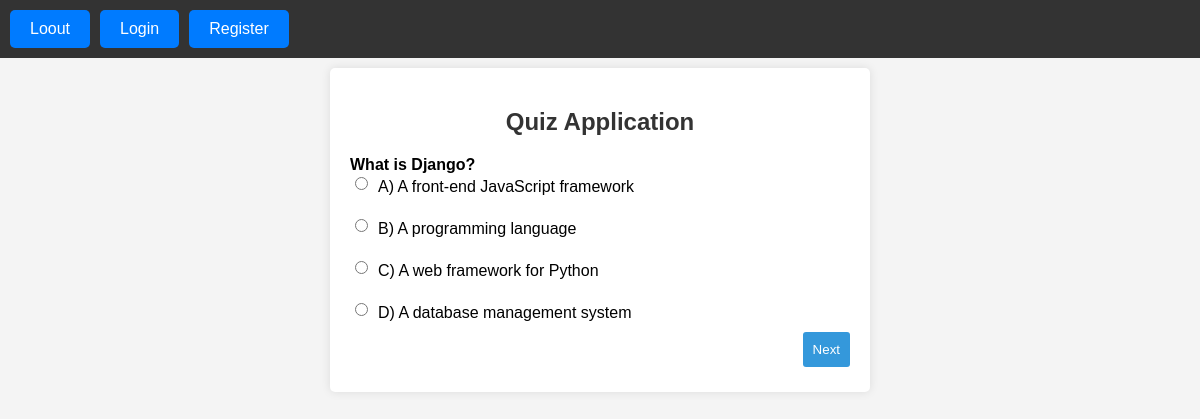
The app's page /quiz/ (signed in) with its own data.
### quiz/models.py (models this page shows, shortened)
class QuizQuestion(models.Model):
    question_text = models.CharField(max_length=255)
    option_a = models.CharField(max_length=100)
    option_b = models.CharField(max_length=100)
    option_c = models.CharField(max_length=100)
    option_d = models.CharField(max_length=100)
    correct_option = models.CharField(max_length=1, choices=[('A', 'A'), ('B', 'B'), ('C', 'C'),('D', 'D')])

### quiz/views.py (the view, shortened to what this page needs)
# urls.py: path('quiz/', QuizPageView.as_view(), name='quiz_page'),
class QuizPageView(View):
    template_name = 'quiz/quiz_page.html'
    def get(self, request, *args, **kwargs):
        questions = QuizQuestion.objects.all()
        return render(request, self.template_name, {'questions': questions})

### templates/quiz/quiz_page.html (shortened to what this page needs)
{% extends 'base.html' %}
{% block content %}
  <div class="container-narrow">
    <h2>Quiz Application</h2>
    <form method="post" id="quiz-form">
      {% for question in questions %}
        <div class="input-group" {% if forloop.first %}style="display: block;"{% else %}style="display: none;"{% endif %}>
          <strong>{{ question.question_text }}</strong><br>
          <div class="options-container">
            <div class="option">
              <input type="radio" id="option_a_{{ question.id }}" name="question_{{ question.id }}" value="A">
              <label for="option_a_{{ question.id }}">A)  {{ question.option_a }}</label>
            </div>
            <div class="option">
              <input type="radio" id="option_b_{{ question.id }}" name="question_{{ question.id }}" value="B">
              <label for="option_b_{{ question.id }}">B)  {{ question.option_b }}</label>
            </div>
            <div class="option">
              <input type="radio" id="option_c_{{ question.id }}" name="question_{{ question.id }}" value="C">
              <label for="option_c_{{ question.id }}">C)  {{ question.option_c }}</label>
            </div>
            <div class="option">
              <input type="radio" id="option_d_{{ question.id }}" name="question_{{ question.id }}" value="D">
              <label for="option_d_{{ question.id }}">D)  {{ question.option_d }}</label>
            </div>
          </div>
        </div>
      {% endfor %}
      <div class="button-group">
      <div class="button-group">
        <button type="button" id="next-button" onclick="showNextQuestion()" style="float: right;">Next</button>
      </div>
      </div>
    </form>
  </div>
{% endblock %}

### static/authentication/styles.css (style rules this page uses)
body { font-family: Arial, sans-serif; margin: 0; padding: 0; background-color: #f4f4f4; }
.container-narrow { width: 500px; margin: 10px auto; background-color: #fff; padding: 20px; border-radius: 5px; box-shadow: 0 0 10px rgba(0, 0, 0, 0.1); }
h2 { text-align: center; color: #333; }
form { display: flex; flex-direction: column; margin-bottom: 5px; }
label { margin-bottom: 5px; }
input { width: 100%; padding: 8px; margin-bottom: 16px; box-sizing: border-box; }
button { background-color: #3498db; color: #fff; padding: 10px; border: none; border-radius: 3px; cursor: pointer; }

### templates/quiz/quiz_page.html (style rules this page uses)
.options-container { display: flex; flex-direction: column; gap: 10px; width: 200px; }
.option { display: flex; align-items: center; }
.option input { width: 20px; margin-right: 10px; }
.option label { white-space: nowrap; }

### records on screen
QuizQuestion: question_text "What is Django?", option_a "A front-end JavaScript framework", option_b "A programming language", option_c "A web framework for Python", option_d "A database management system"
